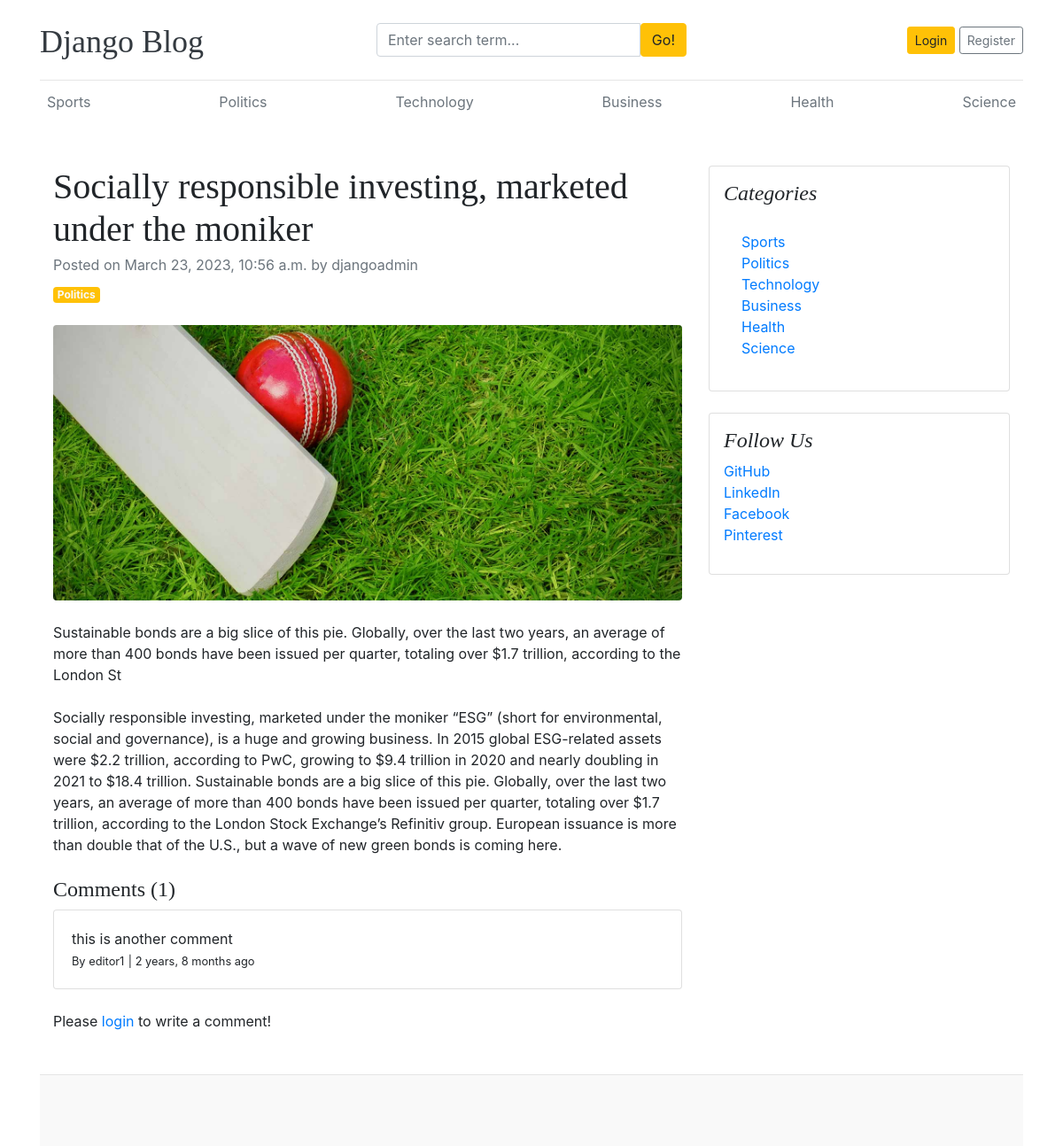
The app's page /blogs/socially-responsible-investing-marketed-under-the-moniker/, older data.
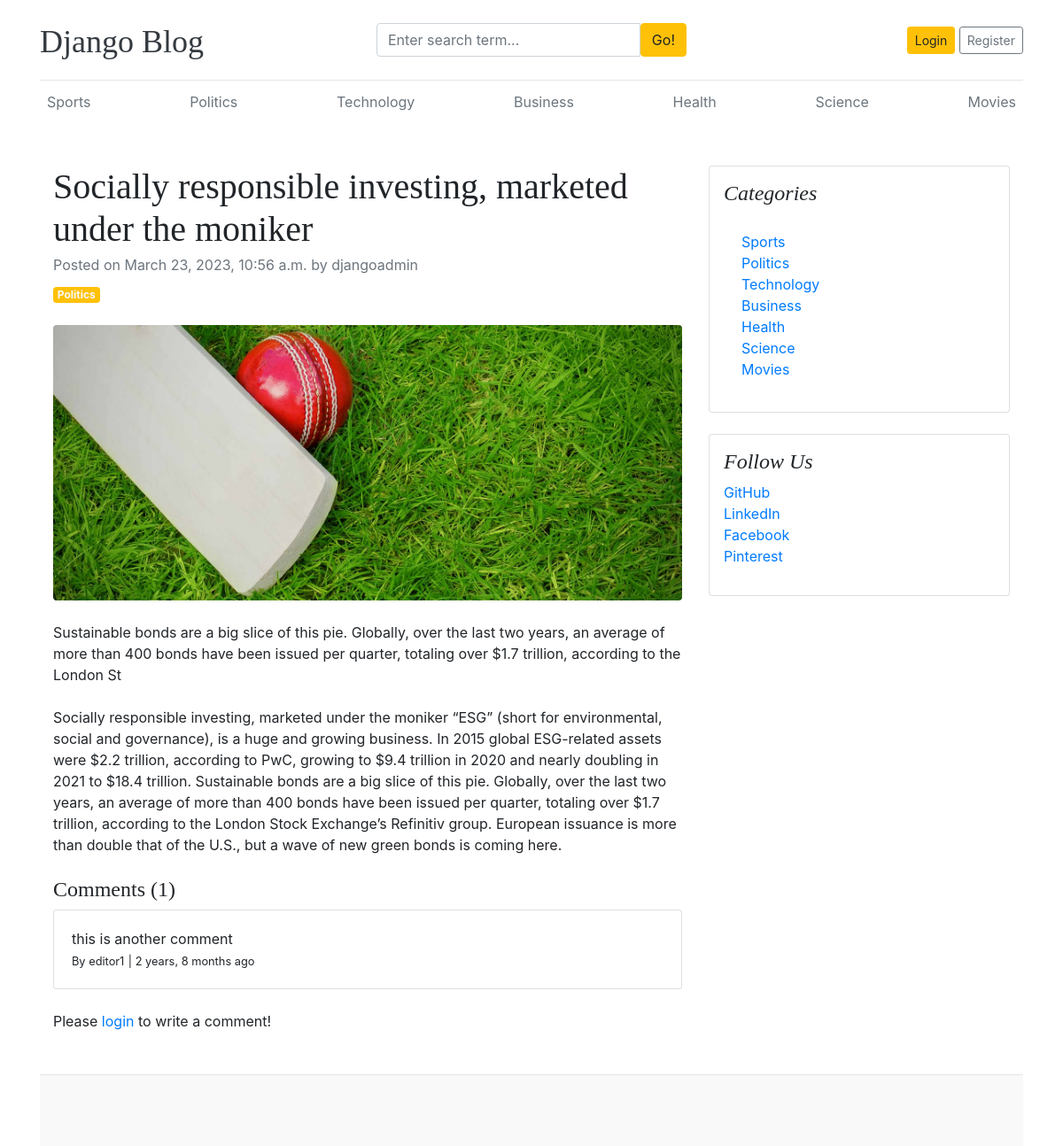
The same page, newer data.
### blogs/models.py (models this page shows, shortened)
class Category(models.Model):
    category_name = models.CharField(max_length=50, unique=True)
    created_at = models.DateTimeField(auto_now_add=True)
    updated_at = models.DateTimeField(auto_now=True)
    class Meta:
        verbose_name_plural = 'categories'
    def __str__(self):
        return self.category_name

class Blog(models.Model):
    title = models.CharField(max_length=100)
    slug = models.SlugField(max_length=150, unique=True, blank=True)
    category = models.ForeignKey(Category, on_delete=models.CASCADE)
    author = models.ForeignKey(User, on_delete=models.CASCADE)
    featured_image = models.ImageField(upload_to='uploads/%Y/%m/%d')
    short_description = models.TextField(max_length=500)
    blog_body = models.TextField(max_length=2000)
    status = models.CharField(max_length=20, choices=STATUS_CHOICES, default="Draft")
    is_featured = models.BooleanField(default=False)
    created_at = models.DateTimeField(auto_now_add=True)
    updated_at = models.DateTimeField(auto_now=True)

class Comment(models.Model):
    user = models.ForeignKey(User, on_delete=models.CASCADE)
    blog = models.ForeignKey(Blog, on_delete=models.CASCADE)
    comment = models.TextField(max_length=250)
    created_at = models.DateTimeField(auto_now_add=True)
    updated_at = models.DateTimeField(auto_now=True)
    def __str__(self):
        return self.comment

### assignments/models.py (models this page shows, shortened)
class SocialLink(models.Model):
    platform = models.CharField(max_length=25)
    link = models.URLField(max_length=100)
    created_at = models.DateTimeField(auto_now_add=True)
    updated_at = models.DateTimeField(auto_now=True)

### blogs/views.py (the view, shortened to what this page needs)
# urls.py: path('blogs/<slug:slug>/', BlogsView.blogs, name='blogs'),
def blogs(request, slug):
    single_blog = get_object_or_404(Blog, slug=slug, status='Published')
    comments = Comment.objects.filter(blog=single_blog)
    comment_count = comments.count()
    context = {
        'single_blog': single_blog,
        'comments': comments,
        'comment_count': comment_count,
    }
    return render(request, 'blogs.html', context)

### blogs/context_processors.py (called while the page is built)
def get_categories(request):
    categories = Category.objects.all()
    return dict(categories=categories)

def get_social_links(request):
    social_links = SocialLink.objects.all()
    return dict(social_links=social_links)

### templates/blogs.html
{% extends 'base.html' %}
{% block content %}
<div class="container mt-5">
    <div class="row">
        <div class="col-lg-8">
            <article>
                <header class="mb-4">
                    <h1 class="fw-bolder mb-1">{{ single_blog.title }}</h1>
                    <div class="text-muted fst-italic mb-2">Posted on {{ single_blog.created_at }} by {{ single_blog.author }}</div>
                    <a class="badge bg-warning text-decoration-none text-light" href="#!">{{ single_blog.category }}</a>
                </header>
                <figure class="mb-4"><img class="img-fluid rounded" src="{{ single_blog.featured_image.url }}" alt="..." /></figure>
                <section class="mb-5">
                    <p class="fs-5 mb-4">{{ single_blog.short_description }}</p>
                    <p class="fs-5 mb-4">{{ single_blog.blog_body }}</p>
                    <h4>Comments ({{ comment_count }})</h4>
                    {% if comments %}
                        {% for comment in comments %}
                            <div class="card mt-1">
                                <div class="card-body">
                                    <p class="card-text mb-0">{{ comment }}</p>
                                    <span>
                                        <small>By {{ comment.user }}</small>
                                        <small>| {{ comment.created_at | timesince }} ago</small>
                                    </span>
                                </div>
                            </div>
                        {% endfor %}
                    {% else %}
                    No comments yet.
                    {% endif %}
                    <br>
                    <div class="form-group">
                        {% if user.is_authenticated %}
                        <form action="" method="POST">
                            {% csrf_token %}
                            <div class="form-group">
                                <textarea name="comment" class="form-control" placeholder="Write your comment"></textarea>
                                <input type="submit" value="Submit" class="btn btn-primary mt-2">
                            </div>
                        </form>
                        {% else %}
                        <p>Please <span><a href="{% url 'login' %}">login</a></span> to write a comment!</p>
                        {% endif %}
                    </div>
                </section>
            </article>
        </div>
        <div class="col-lg-4">
            <div class="card mb-4 p-3">
                <h4 class="font-italic">Categories</h4>
                <div class="card-body">
                    <div class="row">
                        <div class="col-sm-6">
                            <ul class="list-unstyled mb-0">
                                {% for cat in categories %}
                                <li><a href="{% url 'posts_by_category' cat.id %}">{{ cat.category_name }}</a></li>
                                {% endfor %}
                            </ul>
                        </div>
                    </div>
                </div>
            </div>
            {% if social_links %}
            <div class="card mb-4 p-3">
                <h4 class="font-italic">Follow Us</h4>
                <ol class="list-unstyled">
                    {% for i in social_links %}
                    <li><a href="{{ i.link }}" target="_blank">{{ i.platform }}</a></li>
                    {% endfor %}
                </ol>
            </div>
            {% endif %}
        </div>
    </div>
</div>
{% endblock %}

### templates/base.html (shortened to what this page needs)
{% load static %}
<!DOCTYPE html>
<html lang="en">
<head>
    <link href="https://getbootstrap.com/docs/4.0/dist/css/bootstrap.min.css" rel="stylesheet">
    <link href="{% static 'css/blog.css' %}" rel="stylesheet">
    <link rel="stylesheet" href="https://cdnjs.cloudflare.com/ajax/libs/font-awesome/4.7.0/css/font-awesome.min.css">
  </head>
<body>
    <div class="container">
      <header class="blog-header py-3">
        <div class="row flex-nowrap justify-content-between align-items-center">
          <div class="col-4 pt-1">
            <a class="blog-header-logo text-dark" href="/">Django Blog</a>
          </div>
          <div class="col-4">
            <form action="{% url 'search' %}" method="GET">
              <div class="input-group">
                <input class="form-control" type="text" name="keyword" value="{{ keyword }}" placeholder="Enter search term..." aria-label="Enter search term..." aria-describedby="button-search" />
                <button type="submit" class="btn btn-warning" id="button-search" type="button">Go!</button>
            </div>
            </form>
          </div>
          <div class="col-4 d-flex justify-content-end align-items-center">
            {% if not user.is_authenticated %}
            <a class="btn btn-sm btn-warning" href="{% url 'login' %}">Login</a> &nbsp;
            <a class="btn btn-sm btn-outline-secondary" href="{% url 'register' %}">Register</a>
            {% else %}
            <span><a href="{% url 'dashboard' %}">Dashboard</a></span>
            &emsp;
            <span><a href="{% url 'logout' %}">Logout</a></span>
            {% endif %}
          </div>
        </div>
      </header>
      <div class="nav-scroller py-1 mb-2">
        <nav class="nav d-flex justify-content-between">
          {% for cat in categories %}
          <a class="p-2 text-muted" href="{% url 'posts_by_category' cat.id %}">{{ cat.category_name }}</a>
          {% endfor %}
        </nav>
      </div>
{% block content %}
{% endblock %}
<footer class="blog-footer">
  </footer>
  </body>
  </html>

### blog_main/static/css/blog.css (style rules this page uses)
.blog-header { border-bottom: 1px solid #e5e5e5; }
.blog-header-logo { font-family: "Playfair Display", Georgia, "Times New Roman", serif; font-size: 2.25rem; }
h1, h2, h3, h4, h5, h6 { font-family: "Playfair Display", Georgia, "Times New Roman", serif; }
.blog-footer { padding: 2.5rem 0; color: #727272; text-align: center; background-color: #f9f9f9; border-top: .05rem solid #e5e5e5; }

Row changes from the older to the newer data that the page shows:
added Category: category_name "Movies"
